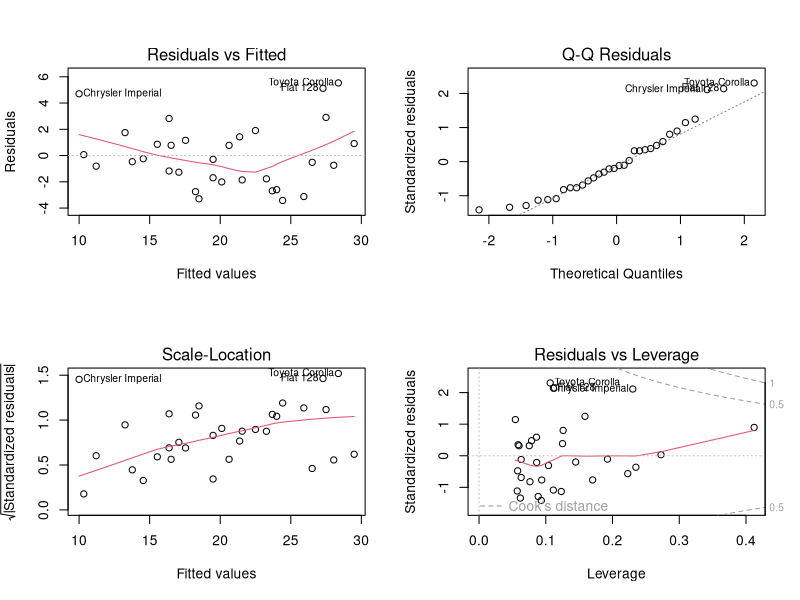
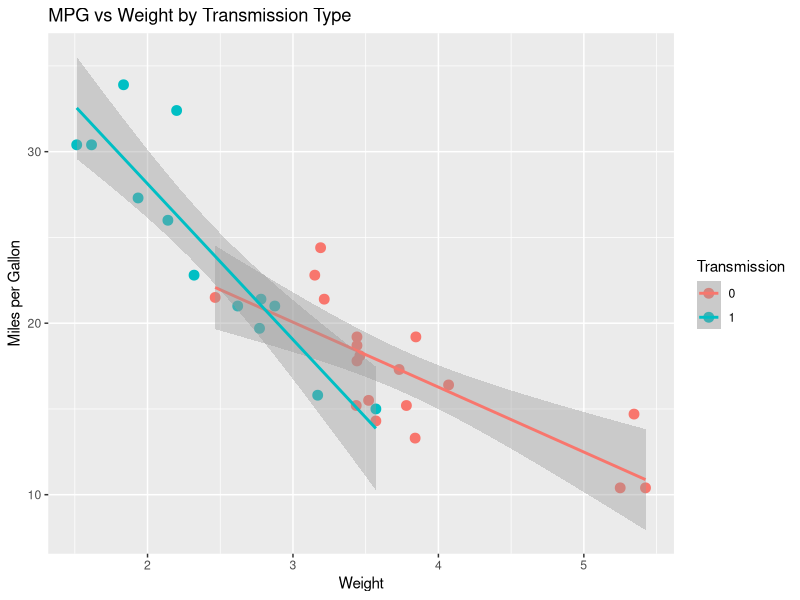

Here is the R script that generated these plots, in order:
## ---- chunk 1
knitr::opts_chunk$set(echo = TRUE)
library(ggplot2)
## ---- chunk 2
data(mtcars)
head(mtcars)
## ---- chunk 3
model1 <- lm(mpg ~ am, data = mtcars)
summary(model1)
## ---- chunk 4
model2 <- lm(mpg ~ am + wt + hp, data = mtcars)
summary(model2)
## ---- chunk 5
par(mfrow=c(2,2))
plot(model2)
## ---- chunk 6
ggplot(mtcars, aes(x = wt, y = mpg, color = factor(am))) +
  geom_point(size = 3) +
  geom_smooth(method = "lm") +
  labs(title = "MPG vs Weight by Transmission Type",
       x = "Weight",
       y = "Miles per Gallon",
       color = "Transmission")
## ---- chunk 7
confint(model2)
